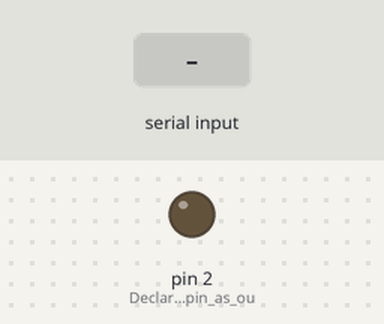
The sketch below on a simulated Arduino Uno, built with avr-gcc and run on an emulated ATmega328P. Parts: output pins drawn as LEDs (lit = HIGH). Inputs (shaded band) come from the test bench. What the sketch prints to the serial monitor is not drawn.

Above: at 1.2 s.
1.3 s: "1" received over the second serial link
At 2.5 s:
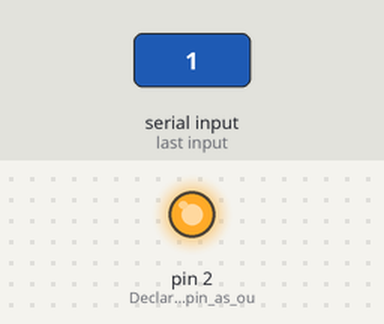
2.8 s: "2" received over the second serial link
At 3.8 s:
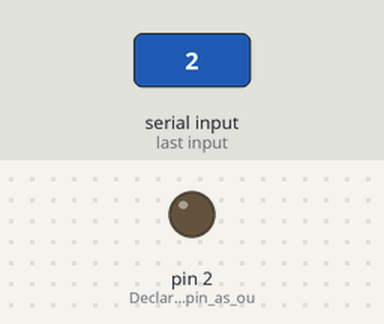
Timing chart, 0 to 5.8 s (numbered marks = the images above; inputs shaded):
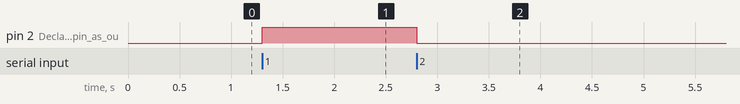

Measured:
- after the input at 1.3 s, pin 2 (Declare_the_led_pin_as_ou): LOW → HIGH at once
- after the input at 2.8 s, pin 2 (Declare_the_led_pin_as_ou): HIGH → LOW at once

The sketch:

Esp8266_bluethoot.ino
```cpp
//------------------––-------------------------------------------------------------
//bluethoot communication basic example
//
//
//Gerardo Fregoso Jiménez Code bluethoot communication basic example
//
//
//
//------------------––-------------------------------------------------------------
#include <SoftwareSerial.h>// include serial library
//------------------––-------------------------------------------------------------
SoftwareSerial miBt(5,16);// Declare the (tx and rx) pines
char Dato = 0;// create a char variable
//------------------––-------------------------------------------------------------
void setup()
{
    pinMode(2,OUTPUT);//Declare the led pin as output
    Serial.begin(9600);// Start the serial communication on 9600bps
    Serial.println("Ready!");// Give the anouncement
    miBt.begin(38400);// start the Bluethooth communication
    digitalWrite(2,LOW);// put the led on

}
//------------------––-------------------------------------------------------------
void loop()
{
    //&&&&&&&&&&&&&&&&&&&&&&&&&&&&&&&&&&&&&&&&&&&&&&&&&&&&&&&&&&
    if(miBt.available()){// if we have a message on bluethoot
        Dato = miBt.read(); // read the message and store on a char variable
        if(Dato=='1')// if the char is 1 turn off the led
        digitalWrite(2,HIGH);

        if(Dato == '2')// if the char is 2 turn on the led
        digitalWrite(2,LOW);

        if(Dato == '3') // if the char is 3 send a message.
        miBt.println("Hi there");

    }
    //&&&&&&&&&&&&&&&&&&&&&&&&&&&&&&&&&&&&&&&&&&&&&&&&&&&&&&&&&&
 //&&&&&&&&&&&&&&&&&&&&&&&&&&&&&&&&&&&&&&&&&&&&&&&&&&&&&&&&&&
//BLINK EXAMPLE
    /*
digitalWrite(2,HIGH);
delay(2000);
digitalWrite(2, LOW);
delay(2000);
*/
//&&&&&&&&&&&&&&&&&&&&&&&&&&&&&&&&&&&&&&&&&&&&&&&&&&&&&&&&&&
    //TO CONFIGURE WITH AT COMMANDS
    /*
 if (miBt.available()){
     Serial.write(miBt.read());
 }
 if(Serial.available()){
     miBt.write(Serial.read());
 }
 */
//&&&&&&&&&&&&&&&&&&&&&&&&&&&&&&&&&&&&&&&&&&&&&&&&&&&&&&&&&&
}
//------------------––-------------------------------------------------------------
//Gerardo Fregoso Jiménez 2022
```
